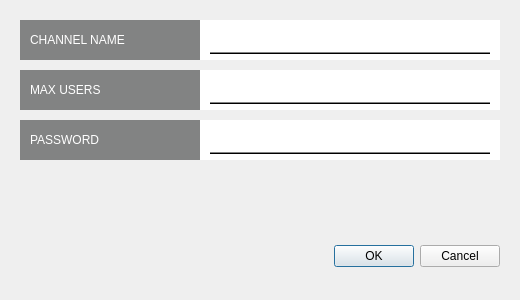
<?xml version="1.0" encoding="UTF-8"?>
<ui version="4.0">
 <class>addChannelDialog</class>
 <widget class="QDialog" name="addChannelDialog">
  <property name="geometry">
   <rect>
    <x>0</x>
    <y>0</y>
    <width>520</width>
    <height>300</height>
   </rect>
  </property>
  <property name="windowTitle">
   <string>Edit channel</string>
  </property>
  <widget class="QDialogButtonBox" name="buttonBox">
   <property name="geometry">
    <rect>
     <x>20</x>
     <y>240</y>
     <width>480</width>
     <height>32</height>
    </rect>
   </property>
   <property name="orientation">
    <enum>Qt::Horizontal</enum>
   </property>
   <property name="standardButtons">
    <set>QDialogButtonBox::Cancel|QDialogButtonBox::Ok</set>
   </property>
  </widget>
  <widget class="QWidget" name="widget_5" native="true">
   <property name="geometry">
    <rect>
     <x>20</x>
     <y>20</y>
     <width>480</width>
     <height>40</height>
    </rect>
   </property>
   <property name="styleSheet">
    <string notr="true">background-color: rgb(255, 255, 255);</string>
   </property>
   <widget class="QWidget" name="widget_6" native="true">
    <property name="geometry">
     <rect>
      <x>0</x>
      <y>0</y>
      <width>180</width>
      <height>40</height>
     </rect>
    </property>
    <property name="styleSheet">
     <string notr="true">background-color: rgb(130, 131, 131);</string>
    </property>
    <widget class="QLabel" name="label_2">
     <property name="geometry">
      <rect>
       <x>10</x>
       <y>10</y>
       <width>160</width>
       <height>20</height>
      </rect>
     </property>
     <property name="styleSheet">
      <string notr="true">color: rgb(255, 255, 255);
font: 13pt &quot;Cantarell&quot;;</string>
     </property>
     <property name="text">
      <string>CHANNEL NAME</string>
     </property>
    </widget>
   </widget>
   <widget class="QLineEdit" name="lineEdit">
    <property name="geometry">
     <rect>
      <x>190</x>
      <y>0</y>
      <width>280</width>
      <height>30</height>
     </rect>
    </property>
    <property name="frame">
     <bool>false</bool>
    </property>
    <property name="alignment">
     <set>Qt::AlignRight|Qt::AlignTrailing|Qt::AlignVCenter</set>
    </property>
   </widget>
   <widget class="Line" name="line">
    <property name="geometry">
     <rect>
      <x>190</x>
      <y>32</y>
      <width>280</width>
      <height>2</height>
     </rect>
    </property>
    <property name="styleSheet">
     <string notr="true">background-color: rgb(130, 131, 131);</string>
    </property>
    <property name="frameShadow">
     <enum>QFrame::Plain</enum>
    </property>
    <property name="orientation">
     <enum>Qt::Horizontal</enum>
    </property>
   </widget>
  </widget>
  <widget class="QWidget" name="widget_7" native="true">
   <property name="geometry">
    <rect>
     <x>20</x>
     <y>70</y>
     <width>480</width>
     <height>40</height>
    </rect>
   </property>
   <property name="styleSheet">
    <string notr="true">background-color: rgb(255, 255, 255);</string>
   </property>
   <widget class="QWidget" name="widget_8" native="true">
    <property name="geometry">
     <rect>
      <x>0</x>
      <y>0</y>
      <width>180</width>
      <height>40</height>
     </rect>
    </property>
    <property name="styleSheet">
     <string notr="true">background-color: rgb(130, 131, 131);</string>
    </property>
    <widget class="QLabel" name="label_3">
     <property name="geometry">
      <rect>
       <x>10</x>
       <y>10</y>
       <width>160</width>
       <height>20</height>
      </rect>
     </property>
     <property name="styleSheet">
      <string notr="true">color: rgb(255, 255, 255);
font: 13pt &quot;Cantarell&quot;;</string>
     </property>
     <property name="text">
      <string>MAX USERS</string>
     </property>
    </widget>
   </widget>
   <widget class="QLineEdit" name="lineEdit_2">
    <property name="geometry">
     <rect>
      <x>190</x>
      <y>0</y>
      <width>280</width>
      <height>30</height>
     </rect>
    </property>
    <property name="frame">
     <bool>false</bool>
    </property>
    <property name="alignment">
     <set>Qt::AlignRight|Qt::AlignTrailing|Qt::AlignVCenter</set>
    </property>
   </widget>
   <widget class="Line" name="line_2">
    <property name="geometry">
     <rect>
      <x>190</x>
      <y>32</y>
      <width>280</width>
      <height>2</height>
     </rect>
    </property>
    <property name="styleSheet">
     <string notr="true">background-color: rgb(130, 131, 131);</string>
    </property>
    <property name="frameShadow">
     <enum>QFrame::Plain</enum>
    </property>
    <property name="orientation">
     <enum>Qt::Horizontal</enum>
    </property>
   </widget>
  </widget>
  <widget class="QWidget" name="widget_9" native="true">
   <property name="geometry">
    <rect>
     <x>20</x>
     <y>120</y>
     <width>480</width>
     <height>40</height>
    </rect>
   </property>
   <property name="styleSheet">
    <string notr="true">background-color: rgb(255, 255, 255);</string>
   </property>
   <widget class="QWidget" name="widget_10" native="true">
    <property name="geometry">
     <rect>
      <x>0</x>
      <y>0</y>
      <width>180</width>
      <height>40</height>
     </rect>
    </property>
    <property name="styleSheet">
     <string notr="true">background-color: rgb(130, 131, 131);</string>
    </property>
    <widget class="QLabel" name="label_4">
     <property name="geometry">
      <rect>
       <x>10</x>
       <y>10</y>
       <width>160</width>
       <height>20</height>
      </rect>
     </property>
     <property name="styleSheet">
      <string notr="true">color: rgb(255, 255, 255);
font: 13pt &quot;Cantarell&quot;;</string>
     </property>
     <property name="text">
      <string>PASSWORD</string>
     </property>
    </widget>
   </widget>
   <widget class="QLineEdit" name="lineEdit_3">
    <property name="geometry">
     <rect>
      <x>190</x>
      <y>0</y>
      <width>280</width>
      <height>30</height>
     </rect>
    </property>
    <property name="frame">
     <bool>false</bool>
    </property>
    <property name="alignment">
     <set>Qt::AlignRight|Qt::AlignTrailing|Qt::AlignVCenter</set>
    </property>
   </widget>
   <widget class="Line" name="line_3">
    <property name="geometry">
     <rect>
      <x>190</x>
      <y>32</y>
      <width>280</width>
      <height>2</height>
     </rect>
    </property>
    <property name="styleSheet">
     <string notr="true">background-color: rgb(130, 131, 131);</string>
    </property>
    <property name="frameShadow">
     <enum>QFrame::Plain</enum>
    </property>
    <property name="orientation">
     <enum>Qt::Horizontal</enum>
    </property>
   </widget>
  </widget>
 </widget>
 <resources/>
 <connections>
  <connection>
   <sender>buttonBox</sender>
   <signal>accepted()</signal>
   <receiver>addChannelDialog</receiver>
   <slot>accept()</slot>
   <hints>
    <hint type="sourcelabel">
     <x>248</x>
     <y>254</y>
    </hint>
    <hint type="destinationlabel">
     <x>157</x>
     <y>274</y>
    </hint>
   </hints>
  </connection>
  <connection>
   <sender>buttonBox</sender>
   <signal>rejected()</signal>
   <receiver>addChannelDialog</receiver>
   <slot>reject()</slot>
   <hints>
    <hint type="sourcelabel">
     <x>316</x>
     <y>260</y>
    </hint>
    <hint type="destinationlabel">
     <x>286</x>
     <y>274</y>
    </hint>
   </hints>
  </connection>
 </connections>
</ui>
